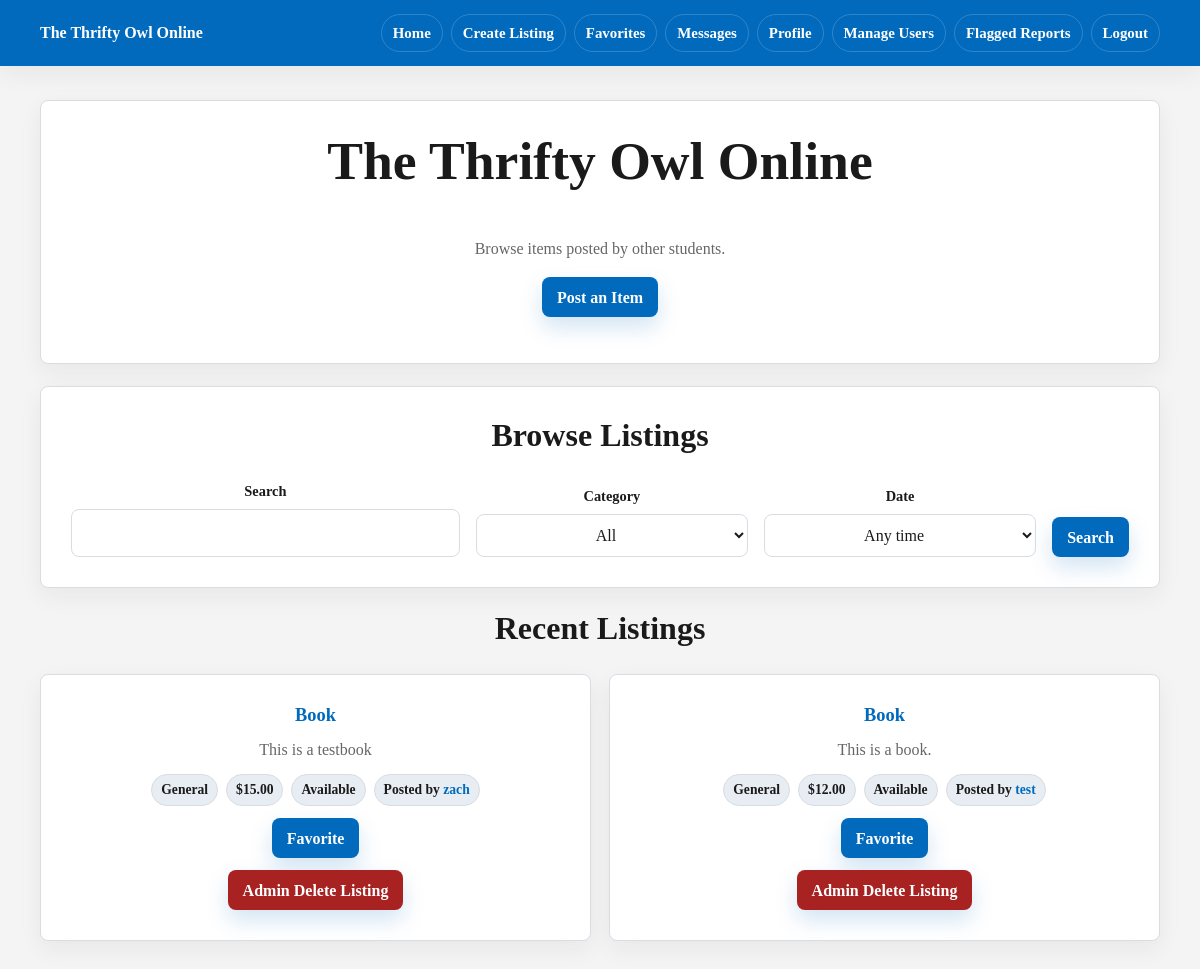
The page / (signed in) on the database its author committed.
### app/models.py (models this page shows)
class Post(db.Model):
    __tablename__ = 'posts'
    id = db.Column(db.Integer, primary_key=True)
    title = db.Column(db.String(150), nullable=False)
    description = db.Column(db.String(300), nullable=False)
    category = db.Column(db.String(80), default='General')
    price = db.Column(db.Numeric(10, 2))
    condition = db.Column(db.String(80), default='Good')
    status = db.Column(db.String(80), default='Available')
    image = db.Column(db.String(200))  # optional image path
    is_active = db.Column(db.Boolean, default=True)
    created_at = db.Column(db.DateTime, default=datetime.utcnow)
    owner_id = db.Column(db.Integer, db.ForeignKey('users.id'), nullable=False)

class User(UserMixin, db.Model):
    __tablename__ = 'users'
    id = db.Column(db.Integer, primary_key=True)
    is_admin = db.Column(db.Boolean, default=False)
    is_blocked = db.Column(db.Boolean, default=False)
    email = db.Column(db.String(150), unique=True, nullable=False)
    username = db.Column(db.String(150), unique=True, nullable=False)
    password = db.Column(db.String(150), nullable=False)
    name = db.Column(db.String(150))
    major = db.Column(db.String(150))
    interests = db.Column(db.String(300))
    image = db.Column(db.String(200))  # store filename/path
    posts = db.relationship('Post', backref='owner', lazy=True)
    sent_messages = db.relationship('Message', foreign_keys='Message.sender_id', backref='sender', lazy=True)
    received_messages = db.relationship('Message', foreign_keys='Message.receiver_id', backref='receiver', lazy=True)
    reviews_given = db.relationship('Review', foreign_keys='Review.reviewer_id', backref='reviewer', lazy=True)
    reviews_received = db.relationship('Review', foreign_keys='Review.reviewed_id', backref='reviewed', lazy=True)

### app/routes.py (the view)
@main.route('/')
def home():
    query = Post.query.filter_by(is_active=True)
    search = request.args.get('q', '').strip()
    category = request.args.get('category', '').strip()
    date_filter = request.args.get('date_filter', '').strip()
    if search:
        pattern = f'%{search}%'
        query = query.filter((Post.title.ilike(pattern)) | (Post.description.ilike(pattern)))
    if category:
        query = query.filter_by(category=category)
    if date_filter == '7':
        query = query.filter(Post.created_at >= datetime.utcnow() - timedelta(days=7))
    elif date_filter == '30':
        query = query.filter(Post.created_at >= datetime.utcnow() - timedelta(days=30))
    posts = query.order_by(Post.created_at.desc()).all()
    categories = [row[0] for row in db.session.query(Post.category).distinct().order_by(Post.category).all() if row[0]]
    favorite_post_ids = set()
    if current_user.is_authenticated:
        favorite_post_ids = {favorite.post_id for favorite in Favorite.query.filter_by(user_id=current_user.id).all()}
    return render_template(
        'index.html',
        posts=posts,
        categories=categories,
        search=search,
        selected_category=category,
        selected_date_filter=date_filter,
        favorite_post_ids=favorite_post_ids,
    )

### app/models.py (called while the page is built)
@login_manager.user_loader
def load_user(user_id):
    return User.query.get(int(user_id))

### app/templates/index.html (shortened to what this page needs)
{% extends "base.html" %}
{% block body_class %}
{% endblock %}
{% block header %}
{% if current_user.is_authenticated %}
{{ super() }}
{% endif %}
{% endblock %}
{% block main_class %}
{% if current_user.is_authenticated %}container{% else %}landing-container{% endif %}
{% endblock %}
{% block content %}
{% if not current_user.is_authenticated %}
<section class="card">
    <h1>The Thrifty Owl Online</h1>
    <p class="muted">A student marketplace for SCSU users.</p>
    <div class="landing-actions">
        <a class="button" href="{{ url_for('main.register') }}">Register</a>
        <a class="button secondary" href="{{ url_for('main.login') }}">Login</a>
    </div>
    <div class="landing-logo-slot" aria-label="Southern Connecticut State University logo">
        <img id="logo" src="{{ url_for('static', filename='images/SCSULOGO.jpg') }}" alt="SCSU Logo" width="250"
            height="200">
    </div>
</section>
{% else %}
<section class="card">
    <h1>The Thrifty Owl Online</h1>
    <p class="muted">Browse items posted by other students.</p>
    <p>
        <a class="button" href="{{ url_for('main.create_post') }}">
            Post an Item
        </a>
    </p>
</section>
<section class="card">
    <h2>Browse Listings</h2>
    <form method="get" class="toolbar">
        <div class="field">
            <label for="q">Search</label>
            <input id="q" name="q" value="{{ search }}">
        </div>
        <div class="field">
            <label for="category">Category</label>
            <select id="category" name="category">
                <option value="">All</option>
            </select>
        </div>
        <div class="field">
            <label for="date_filter">Date</label>
            <select id="date_filter" name="date_filter">
                <option value="" {% if not selected_date_filter %}selected{% endif %}>Any time</option>
            </select>
        </div>
        <input type="submit" value="Search">
    </form>
</section>
<section class="page-header">
    <h2>Recent Listings</h2>
    {% if posts %}
    <div class="grid">
        {% for post in posts %}
        <article class="card listing">
            <h3>
                <a href="{{ url_for('main.view_post', post_id=post.id) }}">
                    {{ post.title }}
                </a>
            </h3>
            <p>{{ post.description }}</p>
            <div class="meta">
                <span>{{ post.category }}</span>
                {% if post.price is not none %}
                <span>${{ "%.2f"|format(post.price) }}</span>
                {% endif %}
                <span>{{ post.status or 'Available' }}</span>
                <span>
                    Posted by
                    <a href="{{ url_for('main.view_profile', user_id=post.owner_id) }}">
                        {{ post.owner.username }}
                    </a>
                </span>
            </div>
            {% if current_user.is_authenticated and post.owner_id != current_user.id %}
            {% if post.id in favorite_post_ids %}
            <form method="post" action="{{ url_for('main.unfavorite_post', post_id=post.id) }}">
                <input type="submit" value="Remove Favorite" class="button danger">
            </form>
            {% else %}
            <form method="post" action="{{ url_for('main.favorite_post', post_id=post.id) }}">
                <input type="submit" value="Favorite">
            </form>
            {% endif %}
            {% endif %}
            {% if current_user.is_admin %}
            <form method="post" action="{{ url_for('main.delete_post', post_id=post.id) }}">
                <input type="submit" value="Admin Delete Listing" class="button danger">
            </form>
            {% endif %}
        </article>
        {% endfor %}
    </div>
    {% else %}
    <div class="empty">No listings yet. Be the first student to add one.</div>
    {% endif %}
</section>
{% endif %}
{% endblock %}

### app/static/style.css (style rules this page uses)
:root { --blue: #016ABD; --blue-dark: #003399; --bg: #F4F4F4; --card: #ffffff; --border: #d8dde3; --text: #1a1a1a; --muted: #666666; --danger: #a82222; --radius: 8px; --shadow: 0 18px 45px rgba(26, 26, 26, 0.08); --shadow-soft: 0 8px 24px rgba(26, 26, 26, 0.06); }
* { box-sizing: border-box; }
body { margin: 0; background: var(--bg); color: var(--text); font-family: georgia, serif; line-height: 1.5; -webkit-font-smoothing: antialiased; }
a { color: var(--blue); font-weight: 650; text-decoration: none; transition: color 160ms ease, background-color 160ms ease, border-color 160ms ease, transform 160ms ease, box-shadow 160ms ease; }
h1, h2, h3, p { margin-top: 0; }
h1, h2, h3 { line-height: 1.15; letter-spacing: 0; }
h1 { font-size: clamp(2rem, 5vw, 3.35rem); }
h2 { font-size: clamp(1.35rem, 3vw, 2rem); }
h3 { font-size: 1.15rem; }
.container>* { width: 100%; }
.grid { display: grid; grid-template-columns: repeat(auto-fit, minmax(min(100%, 280px), 1fr)); gap: 18px; }
form { display: grid; gap: 16px; text-align: center; }
label { color: var(--text); font-size: 0.9rem; font-weight: 800; }
input, select, textarea { width: 100%; padding: 11px 12px; border: 1px solid var(--border); border-radius: var(--radius); background: white; color: var(--text); font: inherit; text-align: center; transition: border-color 160ms ease, box-shadow 160ms ease; }
.field { display: grid; gap: 7px; text-align: center; }
input[type="submit"], button, .button { min-height: 40px; width: fit-content; display: inline-flex; align-items: center; justify-content: center; padding: 10px 15px; border: 0; border-radius: var(--radius); background: var(--blue); color: white; box-shadow: 0 10px 22px rgba(1, 106, 189, 0.18); font: inherit; font-weight: 800; line-height: 1.2; cursor: pointer; }
.button.danger, input[type="submit"].danger { background: var(--danger); }
.card { background: var(--card); border: 1px solid var(--border); border-radius: var(--radius); padding: clamp(20px, 3vw, 30px); box-shadow: var(--shadow-soft); text-align: center; }
.page-header { text-align: center; }
.page-header p { margin-bottom: 0; }
.toolbar { grid-template-columns: minmax(180px, 1fr) minmax(150px, 0.7fr) minmax(150px, 0.7fr) auto; align-items: end; }
.listing { display: grid; align-content: start; gap: 12px; text-align: center; }
.listing h2, .listing h3 { margin-bottom: 0; }
.listing p { margin-bottom: 0; color: var(--muted); }
.listing form { justify-items: center; }
.listing input[type="submit"] { justify-self: center; }
.meta { display: flex; flex-wrap: wrap; justify-content: center; gap: 8px; }
.meta span { padding: 5px 9px; background: #e8edf3; border: 1px solid var(--border); border-radius: 999px; color: var(--text); font-size: 0.85rem; font-weight: 700; }
.muted { color: var(--muted); }

### rows shown on the page
Post: title "Book", description "This is a testbook", category "General", price "15.00", status "Available", owner.username "zach"
Post: title "Book", description "This is a book.", category "General", price "12.00", status "Available", owner.username "test"
